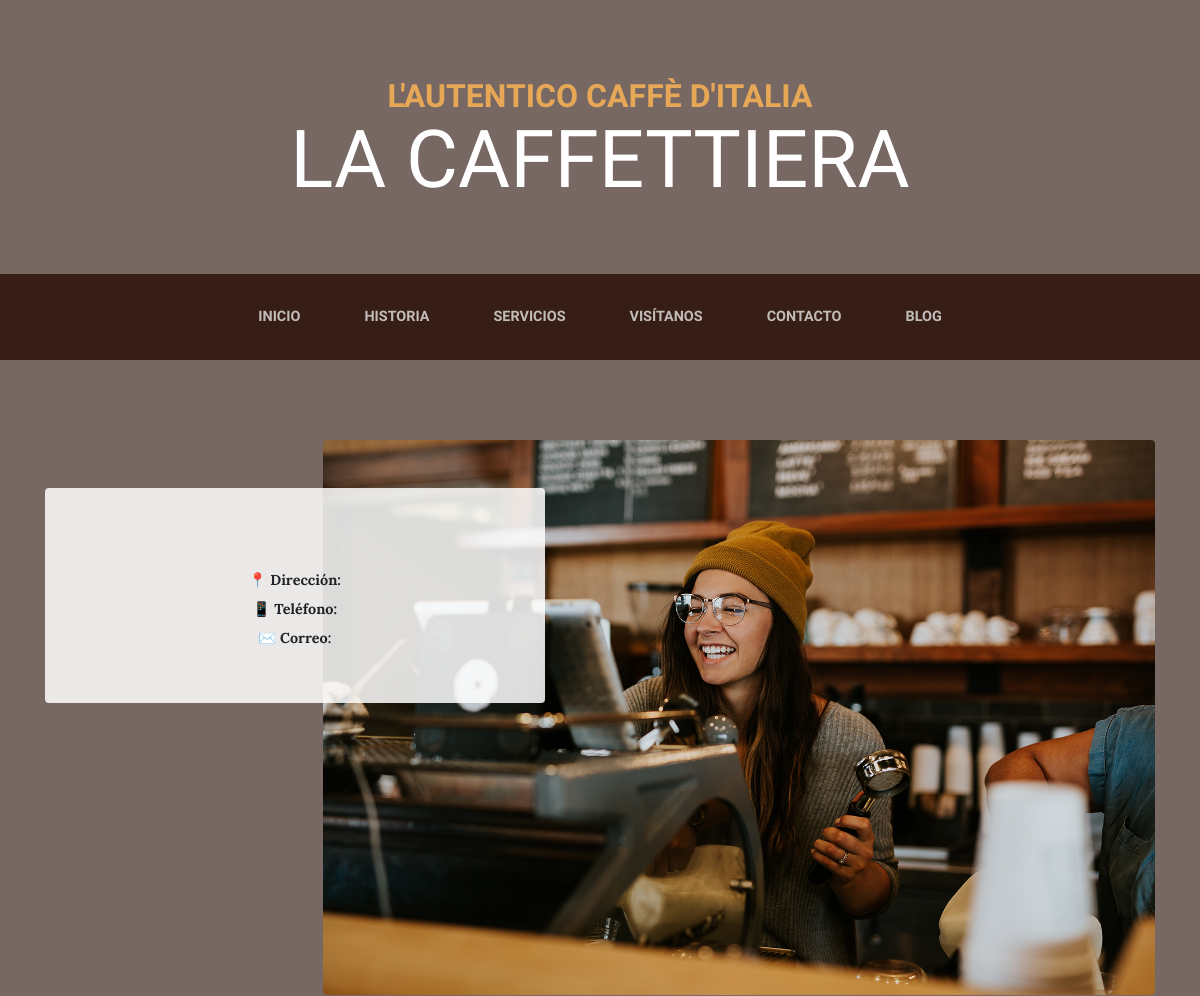
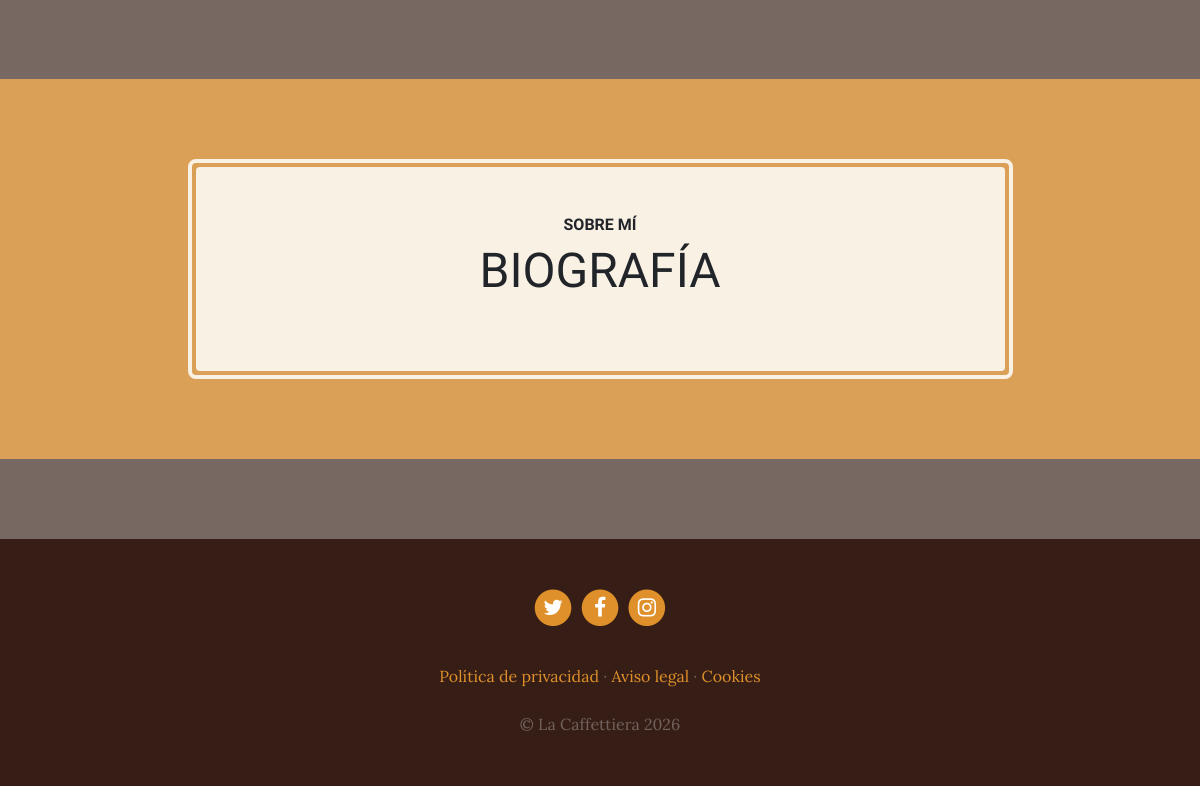
Before: / with the older database file (2 pictures, top to bottom).
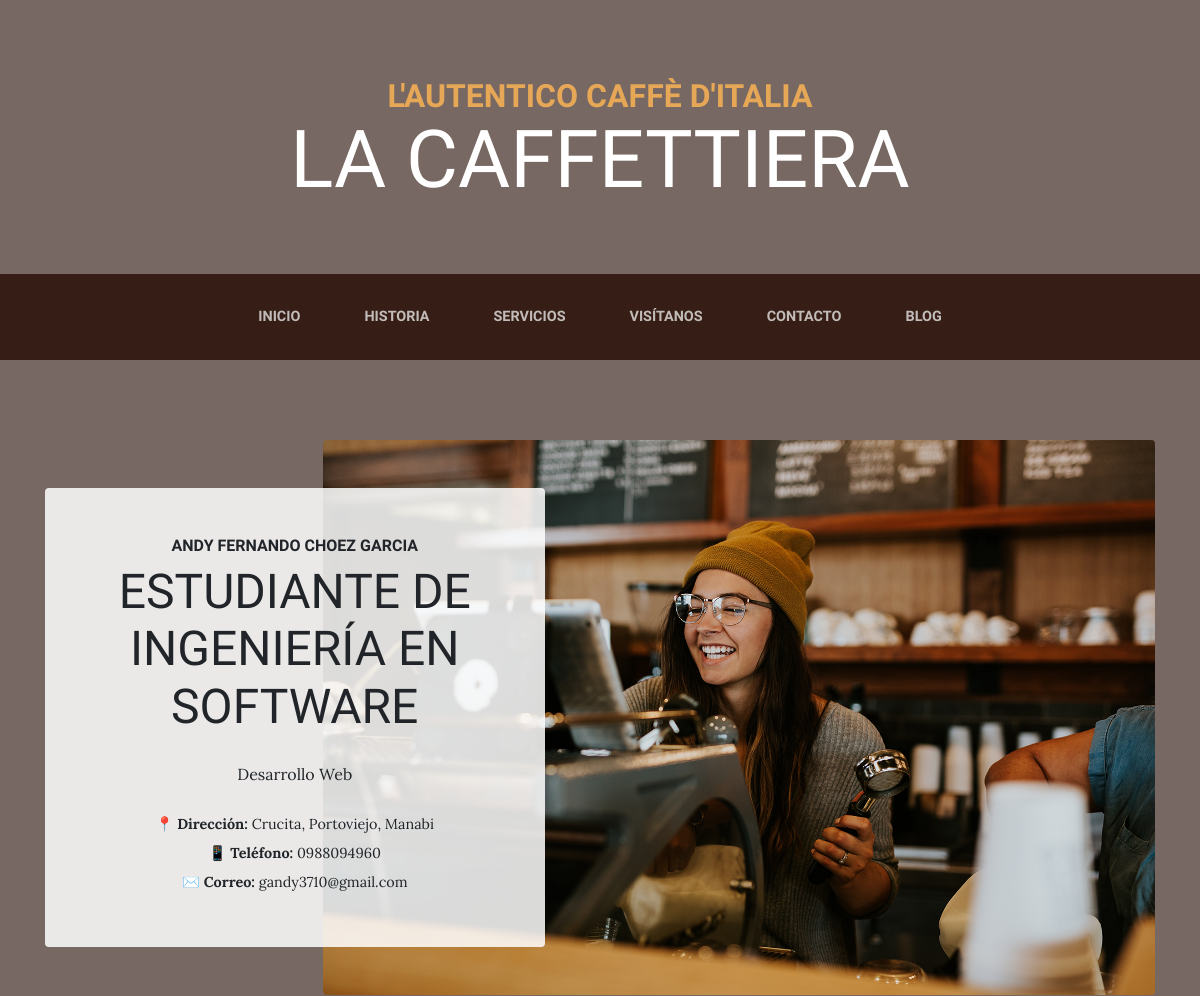
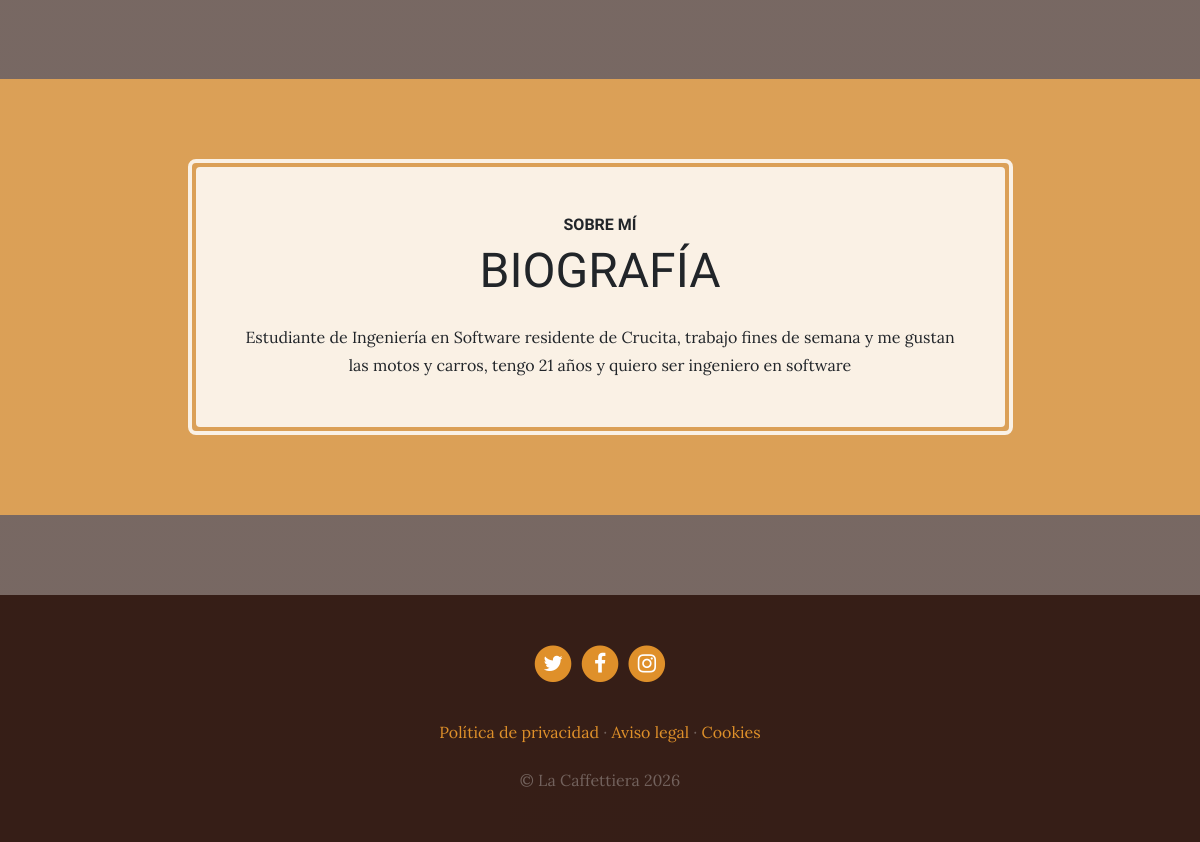
After: the same page with the newer database file (2 pictures, top to bottom).
### core/models.py (models this page shows, shortened)
class Persona(models.Model):
    nombres = models.CharField(max_length=100, verbose_name="Nombres")
    apellidos = models.CharField(max_length=100, verbose_name="Apellidos")
    direccion = models.CharField(max_length=200, verbose_name="Dirección")
    telefono = models.CharField(max_length=20, verbose_name="Teléfono")
    titulo_academico = models.CharField(max_length=100, verbose_name="Título académico")
    biografia = models.TextField(verbose_name="Biografía")
    correo_electronico = models.EmailField(verbose_name="Correo electrónico")
    dedicacion_persona = models.CharField(max_length=100, verbose_name="Dedicación Persona")
    class Meta:
        verbose_name = "persona"
        verbose_name_plural = "personas"

### main/views.py (the view)
# urls.py: path('', views.home, name='home'),
def home(request):
    persona = Persona.objects.first()
    return render(request, "index.html", {'persona': persona}) # <-- Quitamos "main/"

### main/templates/index.html
{% extends 'base.html' %}
{% load static %}
{% block content %}
<section class="page-section clearfix">
    <div class="container">
        <div class="intro">
            <img class="intro-img img-fluid mb-3 mb-lg-0 rounded" src="{% static 'main/img/intro.jpg' %}" alt="Perfil">
            <div class="intro-text left-0 text-center bg-faded p-5 rounded">
                <h2 class="section-heading mb-4">
                    <span class="section-heading-upper">{{ persona.nombres }} {{ persona.apellidos }}</span>
                    <span class="section-heading-lower">{{ persona.titulo_academico }}</span>
                </h2>
                <p class="mb-3">{{ persona.dedicacion_persona }}</p>
                <div class="text-center mt-4" style="font-size: 0.9em; line-height: 1.8;">
                    <p class="mb-1"><strong>📍 Dirección:</strong> {{ persona.direccion }}</p>
                    <p class="mb-1"><strong>📱 Teléfono:</strong> {{ persona.telefono }}</p>
                    <p class="mb-1"><strong>✉️ Correo:</strong> {{ persona.correo_electronico }}</p>
                </div>
            </div>
        </div>
    </div>
</section>
<section class="page-section cta">
    <div class="container">
        <div class="row">
            <div class="col-xl-9 mx-auto">
                <div class="cta-inner text-center rounded">
                    <h2 class="section-heading mb-4">
                        <span class="section-heading-upper">Sobre mí</span>
                        <span class="section-heading-lower">Biografía</span>
                    </h2>
                    <p class="mb-0">{{ persona.biografia }}</p>
                </div>
            </div>
        </div>
    </div>
</section>
{% endblock %}

### main/templates/base.html (shortened to what this page needs)
{% load static %}
<!DOCTYPE html>
<html lang="es">
  <head>
    <link href="{% static 'vendor/bootstrap/css/bootstrap.min.css' %}" rel="stylesheet">
    <link href="{% static 'vendor/font-awesome/css/font-awesome.min.css' %}" rel="stylesheet" type="text/css">
    <link href="{% static 'css/business-casual.css' %}" rel="stylesheet">
  </head>
  <body>
    <h1 class="site-heading text-center text-white d-none d-lg-block">
      <span class="site-heading-upper text-primary mb-3">L'autentico caffè d'italia</span>
      <span class="site-heading-lower">La Caffettiera</span>
    </h1>
    <nav class="navbar navbar-expand-lg navbar-dark py-lg-4" id="mainNav">
      <div class="container">
        <div class="collapse navbar-collapse" id="navbarResponsive">
          <ul class="navbar-nav mx-auto">
            <li class="nav-item px-lg-4"><a class="nav-link text-uppercase text-expanded" href="{% url 'home' %}">Inicio</a></li>
            <li class="nav-item px-lg-4"><a class="nav-link text-uppercase text-expanded" href="{% url 'about' %}">Historia</a></li>
            <li class="nav-item px-lg-4"><a class="nav-link text-uppercase text-expanded" href="{% url 'services' %}">Servicios</a></li>
            <li class="nav-item px-lg-4"><a class="nav-link text-uppercase text-expanded" href="{% url 'store' %}">Visítanos</a></li>
            <li class="nav-item px-lg-4"><a class="nav-link text-uppercase text-expanded" href="{% url 'contact' %}">Contacto</a></li>
            <li class="nav-item px-lg-4"><a class="nav-link text-uppercase text-expanded" href="{% url 'blog' %}">Blog</a></li>
          </ul>
        </div>
      </div>
    </nav>
    {% block content %}
    {% endblock %}
    <footer class="footer text-faded text-center py-5">
      <div class="container">
        <p class="m-0">
            <a href="#" class="link"><span class="fa-stack fa-lg"><i class="fa fa-circle fa-stack-2x"></i><i class="fa fa-twitter fa-stack-1x fa-inverse"></i></span></a>
            <a href="#" class="link"><span class="fa-stack fa-lg"><i class="fa fa-circle fa-stack-2x"></i><i class="fa fa-facebook fa-stack-1x fa-inverse"></i></span></a>
            <a href="#" class="link"><span class="fa-stack fa-lg"><i class="fa fa-circle fa-stack-2x"></i><i class="fa fa-instagram fa-stack-1x fa-inverse"></i></span></a>
        </p>
        <p class="m-0 mbt">
            <a href="#" class="link">Política de privacidad</a> · <a href="#" class="link">Aviso legal</a> · <a href="#" class="link">Cookies</a>
        </p>
        <p class="m-0 mbt1">&copy; La Caffettiera 2026</p>
      </div>
    </footer>
  </body>
</html>

### main/static/css/business-casual.css (style rules this page uses)
body { font-family: 'Lora'; background: linear-gradient(rgba(47, 23, 15, 0.65), rgba(47, 23, 15, 0.65)), url("../img/bg.jpg"); background-attachment: fixed; background-position: center; background-size: cover; }
h1, h2, h3, h4, h5, h6 { font-family: 'Raleway'; }
p { line-height: 1.75; }
.text-faded { color: rgba(255, 255, 255, 0.3); }
.site-heading { margin-top: 5rem; margin-bottom: 5rem; text-transform: uppercase; line-height: 1; font-family: 'Raleway'; }
.site-heading .site-heading-upper { display: block; font-size: 2rem; font-weight: 800; }
.site-heading .site-heading-lower { font-size: 5rem; font-weight: 100; line-height: 4rem; }
.page-section { margin-top: 5rem; margin-bottom: 5rem; }
.section-heading { text-transform: uppercase; }
.section-heading .section-heading-upper { display: block; font-size: 1rem; font-weight: 800; padding-bottom:.5rem; }
.section-heading .section-heading-lower { display: block; font-size: 3rem; font-weight: 100; }
.bg-faded { background-color: rgba(255, 255, 255, 0.85); }
#mainNav { background-color: rgba(47, 23, 15, 0.9); font-family: 'Raleway'; }
#mainNav .navbar-nav .nav-item .nav-link { color: rgba(255, 255, 255, 0.7); font-weight: 800; }
@media (min-width: 992px) { #mainNav .navbar-nav .nav-item .nav-link { font-size: 0.9rem; } }
.intro { position: relative; }
@media (min-width: 992px) { .intro .intro-img { width: 75%; float: right; } }
@media (min-width: 992px) { .intro .intro-text { left: 0; width: 60%; margin-top: 3rem; position: absolute; } }
@media (min-width: 1200px) { .intro .intro-text { width: 45%; } }
.cta { padding-top: 5rem; padding-bottom: 5rem; background-color: rgba(230, 167, 86, 0.9); }
.cta .cta-inner { position: relative; padding: 3rem; margin: 0.5rem; background-color: rgba(255, 255, 255, 0.85); }
.cta .cta-inner:before { border-radius: 0.5rem; content: ''; position: absolute; top: -0.5rem; bottom: -0.5rem; left: -0.5rem; right: -0.5rem; border: 0.25rem solid rgba(255, 255, 255, 0.85); }
.footer { background-color: rgba(47, 23, 15, 0.9); }
.text-primary { color: #e6a756 !important; }
.mbt { padding-top: 2rem; }
.mbt1 { padding-top: 1.25rem; }
a.link { color: #df902a; }

Changed rows visible on the page:
added Persona: nombres "ANDY FERNANDO", apellidos "CHOEZ GARCIA", titulo_academico "ESTUDIANTE DE INGENIERÍA EN SOFTWARE", dedicacion_persona "Desarrollo Web", direccion "Crucita, Portoviejo, Manabi", telefono "0988094960", correo_electronico "gandy3710@gmail.com", biografia "Estudiante de Ingeniería en Software residente de Crucita, trabajo fines de semana y me gustan las motos y carros, tengo 21 años y quiero ser ingeniero en software"
